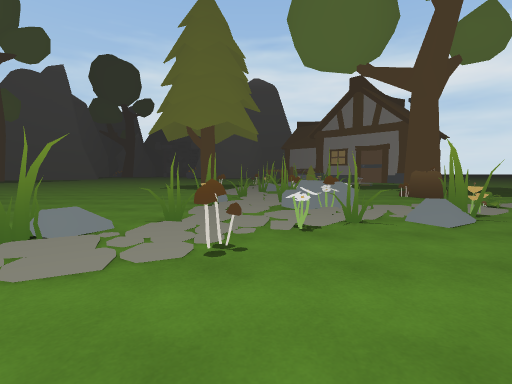
View 1 (above)

14 first-person views from a walk through a 3-D level made in the Unity game engine. The camera is 1.3 m above the floor, tilts 4° down and sees 85° across. The floor is counted in squares, 2 m on a side. Each view is taken from the middle of a square. On the plan, view 1 faces up. The plan holds only what a view shows up to about 9 squares ahead; the rest is blank. The place goes on beyond the plan. The player is left out. Some animated figures are left out.

View 2
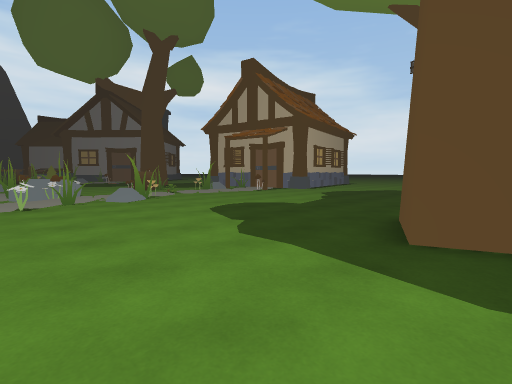

View 3
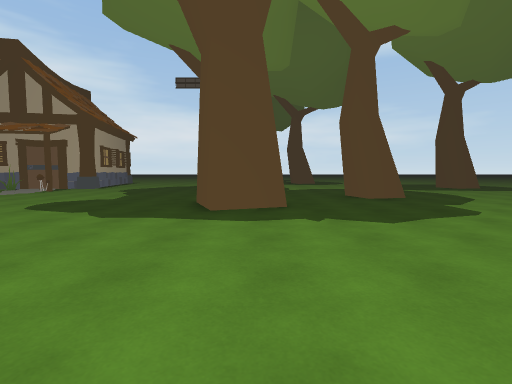

View 4
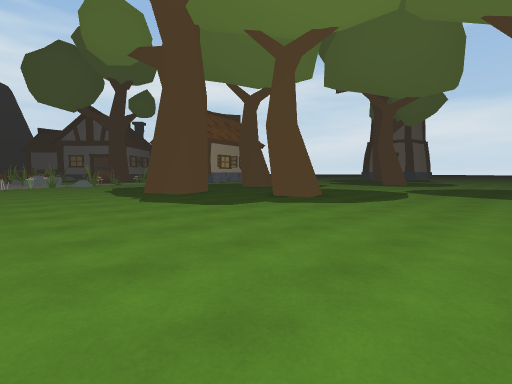

View 5
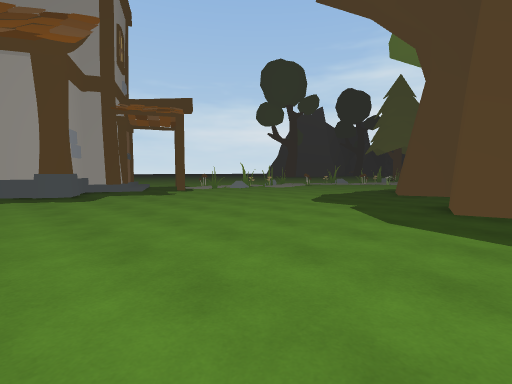

View 6
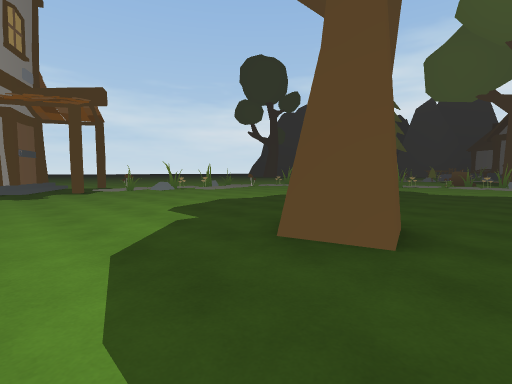

View 7
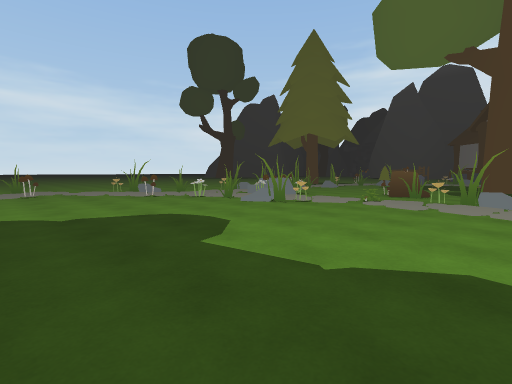

View 8
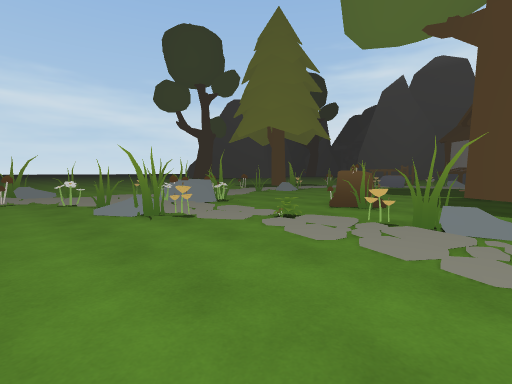

View 9
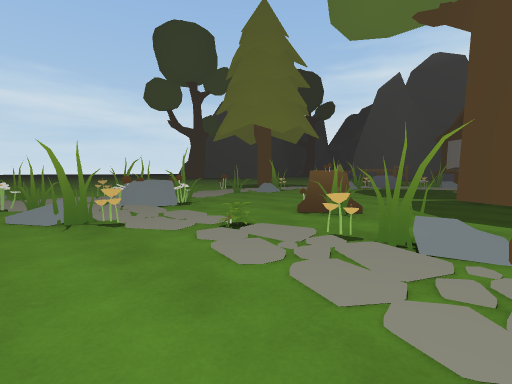

View 10
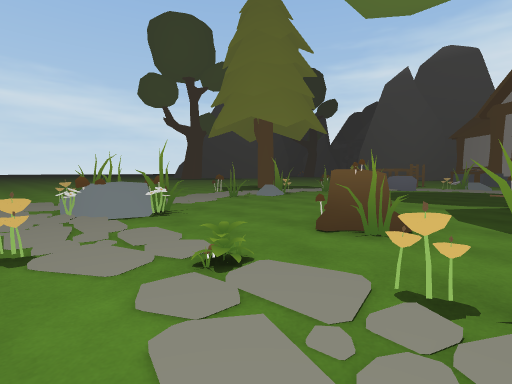

View 11
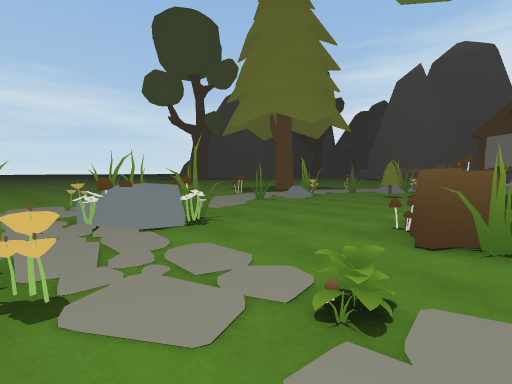

View 12
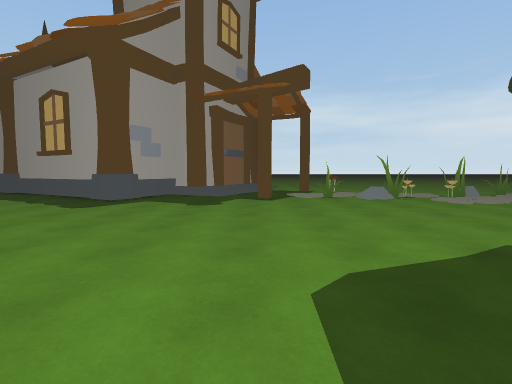

View 13
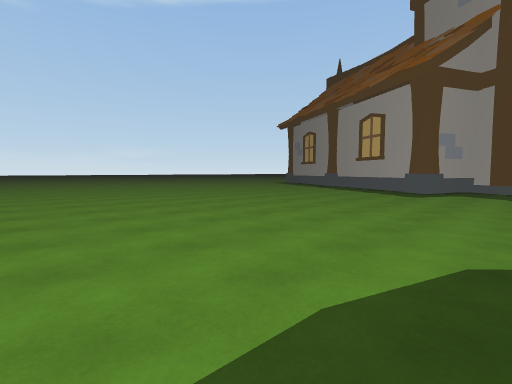

View 14
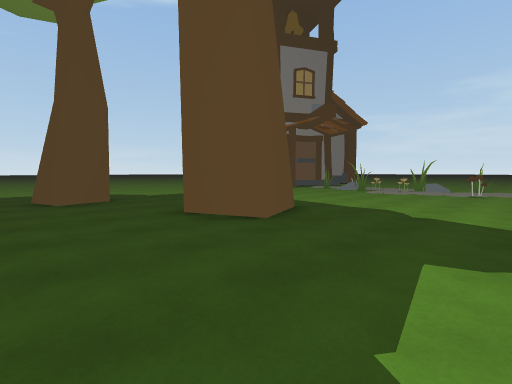

### Floor plan
Key: @ floor where view 1 was taken; # wall or solid block; x gap in a wall; . floor; / step, stairs or slope; = window, fence, low wall or low ledge; S stump; R rock; P plant; F flower; T tree; O other object.
Columns run from 7 left of view 1 to 7 right of it. Each row starts with its distance up from view 1.
 15            ..#
 14          # ..
 13         #...O
 12         .T..O
 11        ##....##
 10      ..##.....#
  9 .......#.......
  8 ...........S...
  7  .....=#...SS..
  6  .....#RRR...#
  5  .....x.R/.P...
  4    ...x.#x#....
  3      #=.F......
  2     =..#.......
  1     ...........
  0   .#.#.@.......
 -1   .............
 -2    .#.....##...
 -3     #.....##...
 -4    .#..........
 -5    .#..........
 -6   ..........TT.
 -7   /.#.......T..
 -8   #/...........
 -9   ##...........
-10   ###..........
-11    ##..........
-12    #...........

Where each view was taken, in squares from view 1:
view 1: 0 up, 0 right, facing up
view 2: 3 down, 0 right, facing up-right
view 3: 3 down, 2 left, facing right
view 4: 11 down, 1 left, facing up-right
view 5: 12 down, 6 right, facing up-left
view 6: 9 down, 7 right, facing up-left
view 7: 1 down, 7 right, facing up-left
view 8: 2 up, 7 right, facing up-left
view 9: 3 up, 7 right, facing up-left
view 10: 4 up, 6 right, facing up-left
view 11: 4 up, 5 right, facing up-left
view 12: 7 down, 4 right, facing left
view 13: 8 down, 7 right, facing down-left
view 14: 1 up, 7 right, facing down-left
